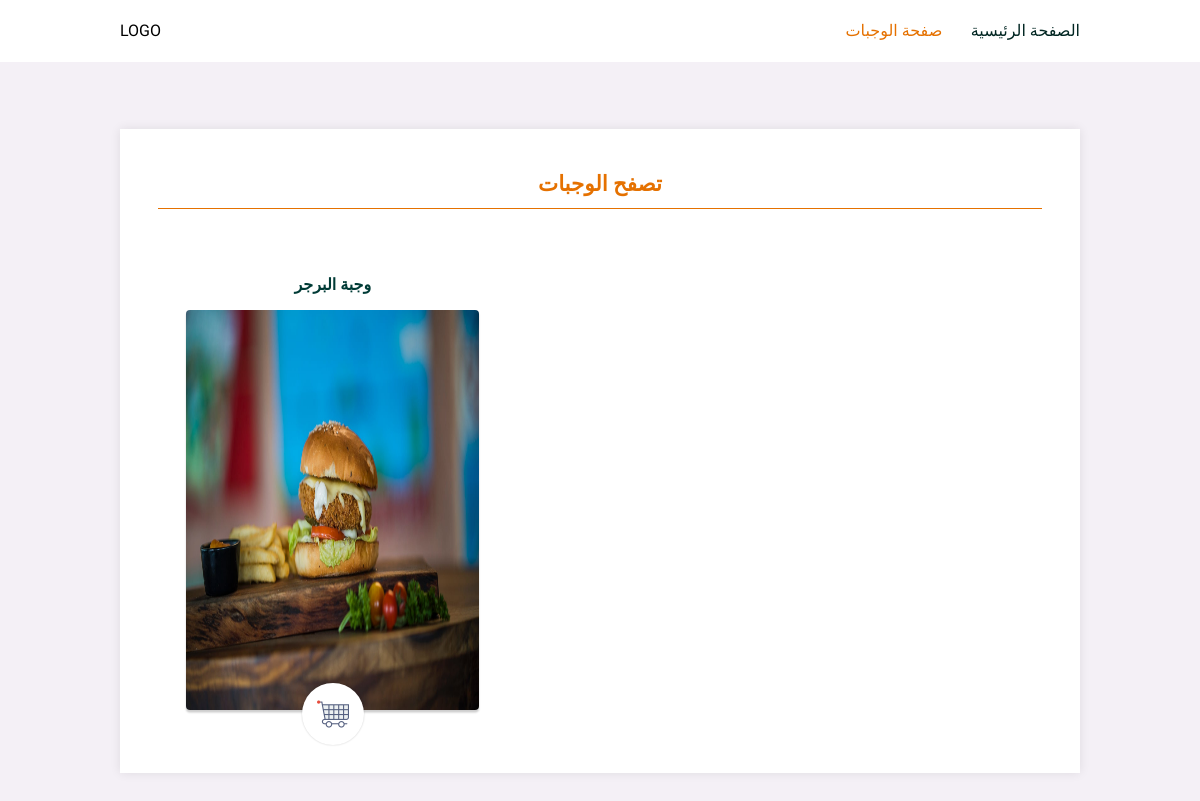
The app's page /meals, older data.
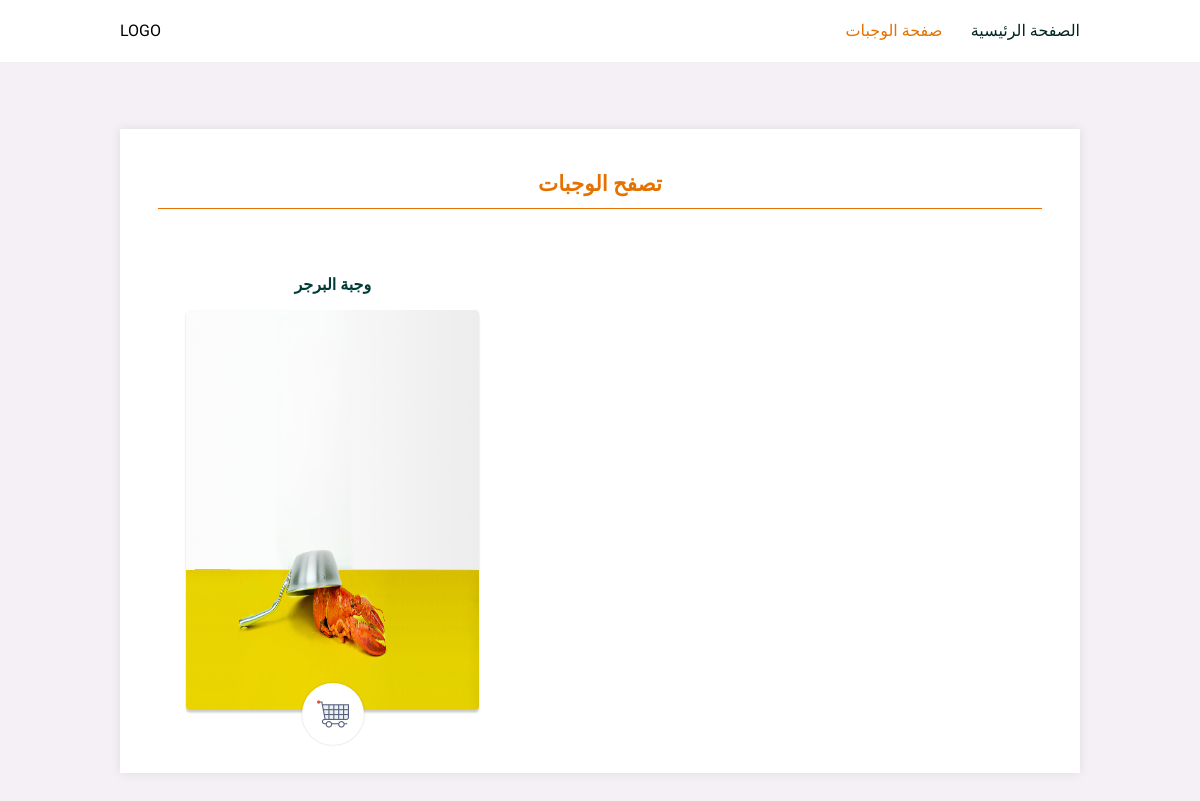
The same page, newer data.
### main.py (models this page shows)
class Meals(db.Model):
    id = db.Column(db.Integer, primary_key=True, autoincrement=True)
    name = db.Column(db.String(50), nullable=False)
    desc = db.Column(db.Text)
    price = db.Column(db.Numeric(10, 2))
    requests = db.relationship('Requests', backref='meal')
    photo_id = db.Column(db.Integer, db.ForeignKey('photos.id'))

class Photos(db.Model):
    id = db.Column(db.Integer, primary_key=True, autoincrement=True)
    url = db.Column(db.Text, nullable=False)
    meals = db.relationship('Meals', backref='photo')

### main.py (the view)
@app.route('/meals')
def show_meals_for_user():
    meals = o.get_all_meal()
    return render_template('show-meals-for-users.html', meals=meals)

### main.py (called while the page is built)
    def get_all_meal(self):
        return Meals.query.all()

### templates/show-meals-for-users.html (shortened to what this page needs)
<!DOCTYPE html>
<html lang="ar">
  <head>
    <link
      href="{{ url_for('static', filename='style/style.css') }}"
      rel="stylesheet"
    />
    <link rel="stylesheet" href="../static/style/style.css" />
  </head>
  <body>
    <header id="header">
      <p>LOGO</p>
      <nav class="header-nav">
        <a href="/">الصفحة الرئيسية</a>
        <a class="header-active" href="/meals">صفحة الوجبات</a>
      </nav>
    </header>
    <main id="main-meals">
      <section class="meals-container">
        <p>تصفح الوجبات</p>
        <div>
          {% for meal in meals %}
          <div class="meal">
            <p class="meal-header">وجبة البرجر</p>
            <div>
              <a href="{{url_for('meal_details',id = meal.id)}}">
                <img src="{{ meal.photo.url }}" alt="meal image" />
              </a>
              <a class="cart" href="{{url_for('request_meal',id = meal.id)}}">
                <img src="../static/images/assets/cart.png" alt="cart image" />
              </a>
            </div>
          </div>
          {% endfor %}
        </div>
      </section>
    </main>
  </body>
</html>

Row changes from the older to the newer data that the page shows:
changed Meals: photo: a different picture
